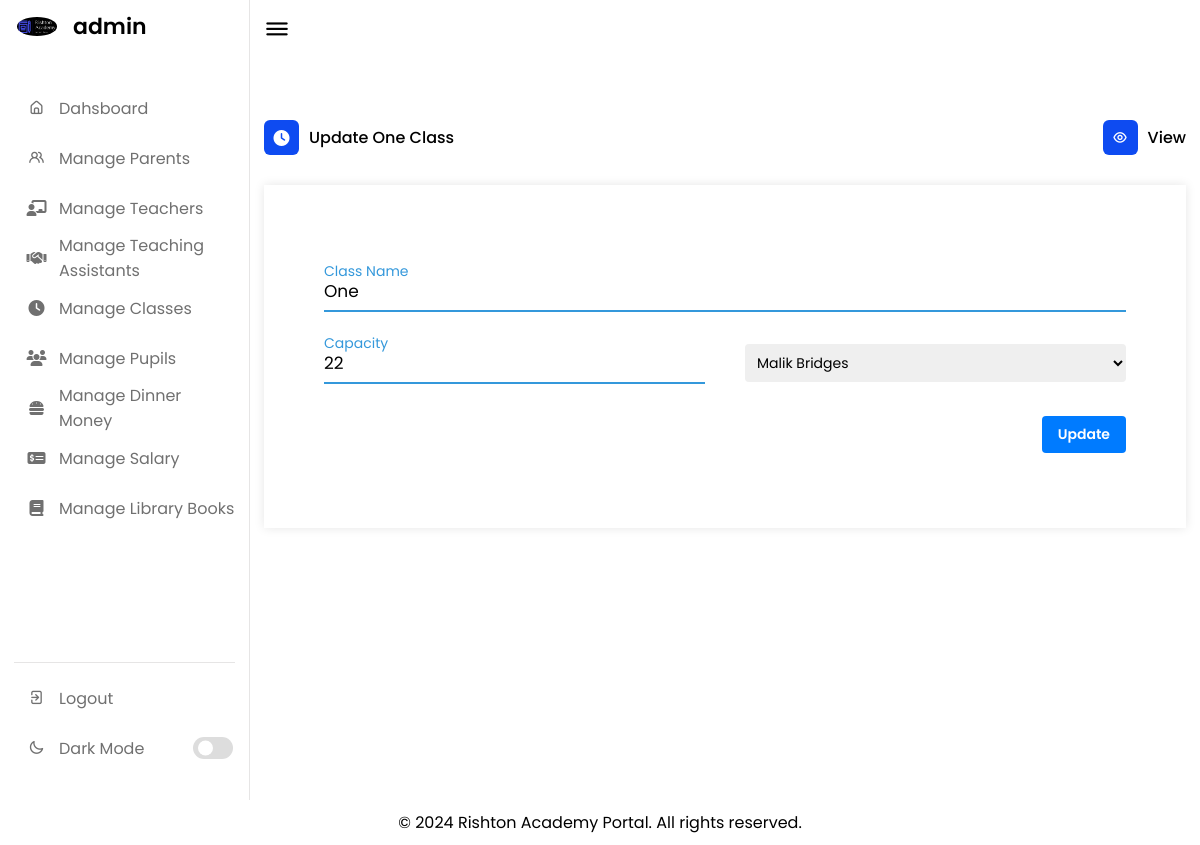
The page /class_add?id=1 (signed in) on the database its author committed.
### tables this page shows
CREATE TABLE `classes` (
  `ClassID` int(11) NOT NULL,
  `ClassName` varchar(50) NOT NULL,
  `Capacity` int(11) NOT NULL,
  `TeacherID` int(11) DEFAULT NULL
);

CREATE TABLE `teachers` (
  `TeacherID` int(11) NOT NULL,
  `Name` varchar(100) NOT NULL,
  `Address` varchar(255) DEFAULT NULL,
  `PhoneNumber` varchar(20) DEFAULT NULL,
  `AnnualSalary` decimal(10,2) DEFAULT NULL,
  `BackgroundCheck` text DEFAULT NULL
);

### config/helper.php (called while the page is built, shortened)
<?php
function fetchData($query, $connect) {
    $result = mysqli_query($connect, $query);
    if ($result) {
        $data = [];
        while ($row = mysqli_fetch_assoc($result)) {
            $data[] = $row;
        }
        return $data;
    } else {
        echo "Error executing query: " . mysqli_error($connect);
        return false;
    }
}
?>

### class_add.php (the view, shortened to what this page needs)
<?php
require_once('./config/connection.php');
require_once('./includes/head.php');
require_once('./includes/nav.php');
require_once('./config/helper.php');
if (isset($_GET['id'])) {
    $id = $_GET['id'];
    $query = "SELECT * FROM classes WHERE ClassID = $id";
    $result = mysqli_query($connect, $query);
    if (mysqli_num_rows($result) > 0) {
        $class = mysqli_fetch_object($result);
    } else {
        header('Location: ./404.html');
        exit();
    }
}
$query = "SELECT * FROM teachers";
$data = fetchData($query, $connect);
?>
<div class="dash-content">
    <div class="activity">
        <div class="title">
            <div class="left">
                <i class="fas fa-clock"></i>
                <span class="text">
                    <?= isset($class->ClassID) ? 'Update ' . htmlspecialchars($class->ClassName) . ' Class' : 'Create a new Class' ?>
                </span>
            </div>
            <div class="right">
                <a href="./manage_classes"><i class="uil uil-eye"></i>
                    <span class="text">View</span></a>
            </div>
        </div>
        <div class="table-responsive">
            <div class="container">
                <form action="<?= isset($class->ClassID) ? 'process/class/update' : 'process/class/store' ?>" method="post">
                    <div class="form-row">
                        <div class="input-data">
                            <input type="text" name="ClassName" value="<?= isset($class->ClassID) ? htmlspecialchars($class->ClassName) : '' ?>" required>
                            <div class="underline"></div>
                            <label for="ClassName">Class Name</label>
                        </div>
                    </div>
                    <div class="form-row">
                        <div class="input-data">
                            <input type="number" name="Capacity" value="<?= isset($class->Capacity) ? htmlspecialchars($class->Capacity) : '' ?>" required>
                            <div class="underline"></div>
                            <label for="">Capacity</label>
                        </div>
                        <div class="input-data">
                            <select name="TeacherID" class="custom-select" required>
                                <?php foreach ($data as $val) : ?>
                                    <option value="<?= $val['TeacherID'] ?>" <?= isset($class->TeacherID) && $class->TeacherID == $val['TeacherID'] ? 'selected' : '' ?>><?= $val['Name'] ?></option>
                                <?php endforeach; ?>
                            </select>
                        </div>
                    </div>
                    <div class="form-row">
                        <div class="input-data textarea">
                            <button type="submit" class="btn btn-primary" style="float:right;"><?= isset($class->ClassID) ? 'Update' : 'Submit' ?></button>
                        </div>
                    </div>
                </form>
            </div>
        </div>
    </div>
</div>
</section>
<?php
require_once('includes/footer.php');
?>

### assets/css/style.css (style rules this page uses)
* { margin: 0; padding: 0; outline: none; box-sizing: border-box; font-family: 'Poppins', sans-serif; }
:root { --primary-color: #0E4BF1; --panel-color: #FFF; --text-color: #000; --black-light-color: #707070; --border-color: #e6e5e5; --toggle-color: #DDD; --box1-color: #4DA3FF; --box2-color: #FFE6AC; --box3-color: #E7D1FC; --title-icon-color: #fff; --tran-05: all 0.5s ease; --tran-03: all 0.3s ease; --tran-03: all 0.2s ease; }
body, html { min-height: 100vh; margin: 0; }
.dashboard .dash-content { padding-top: 50px; }
.dash-content .title { display: flex; align-items: center; margin: 60px 0 30px 0; }
.dash-content .title i { position: relative; height: 35px; width: 35px; background-color: var(--primary-color); border-radius: 6px; color: var(--title-icon-color); display: flex; align-items: center; justify-content: center; }
.dash-content .title .text { font-weight: 500; color: var(--text-color); margin-left: 10px; }
.btn { display: inline-block; padding: 8px 16px; font-size: 14px; font-weight: 600; text-align: center; text-decoration: none; cursor: pointer; border: none; border-radius: 4px; transition: background-color 0.3s; }
.btn-primary { color: #fff; background-color: #007bff; }
.title { display: flex; align-items: center; justify-content: space-between; }
.title .left { display: flex; align-items: center; }
.title .right a { display: flex; align-items: center; text-decoration: none; }
.container { background: var(--panel-color); width: 100%; padding: 25px 40px 10px 40px; box-shadow: 0px 0px 10px rgba(0,0,0,0.1); margin-bottom: 200px; }
.container form { padding: 30px 0 0 0; }
.container form .form-row { display: flex; margin: 32px 0; }
form .form-row .input-data { width: 100%; height: 40px; margin: 0 20px; position: relative; }
form .form-row .textarea { height: 70px; }
.input-data input, .textarea textarea { display: block; width: 100%; height: 100%; border: none; font-size: 17px; border-bottom: 2px solid rgba(0,0,0, 0.12); color: var(--text-color); background-color: var(--panel-color); }
.input-data input:focus ~ label, .textarea textarea:focus ~ label, .input-data input:valid ~ label, .textarea textarea:valid ~ label { transform: translateY(-20px); font-size: 14px; color: #3498db; }
.input-data label { position: absolute; pointer-events: none; bottom: 10px; font-size: 16px; transition: all 0.3s ease; }
.input-data .underline { position: absolute; bottom: 0; height: 2px; width: 100%; }
.input-data .underline:before { position: absolute; content: ""; height: 2px; width: 100%; background: #3498db; transform: scaleX(0); transform-origin: center; transition: transform 0.3s ease; }
.input-data input:focus ~ .underline:before, .input-data input:valid ~ .underline:before, .textarea textarea:focus ~ .underline:before, .textarea textarea:valid ~ .underline:before { transform: scale(1); }
.custom-select { width: 100%; padding: 8px; font-size: 14px; border: 1px solid #ccc; border-radius: 4px; box-sizing: border-box; margin-top: 0px; border: 0px; }

### rows shown on the page
classes: ClassName "One", Capacity "22", TeacherID "Malik Bridges"

### other values the page prints
$_SESSION['ADMINNAME'] "admin"
